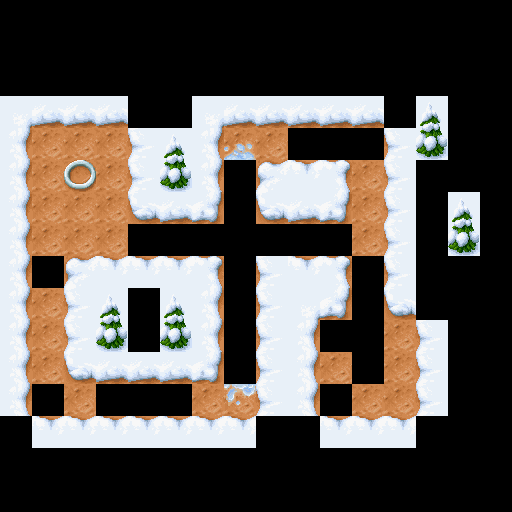

A level layout from a 2D game, rendered from its tile map. Below: a short description, then the map file with tile-grid data replaced by summaries:
An orthogonal 16x16 tile map with 32x32 px tiles, 2 tile layers (Wall, Ground) and 28 objects (10x Star, 6x Ice, 5x Mirror, 2x Trap, Start, ...).

<map version="1.10" tiledversion="1.10.2" orientation="orthogonal" renderorder="right-down" width="16" height="16" tilewidth="32" tileheight="32" infinite="0" nextlayerid="119" nextobjectid="414">
 <tileset firstgid="1" name="tileset" tilewidth="32" tileheight="32" tilecount="64" columns="8">
  <image source="tileset.png" width="256" height="256" />
 </tileset>
 <layer id="108" name="Wall" width="16" height="16" tintcolor="#aa0000">
  <data>[256 cells, 74 non-empty, 8 distinct tile ids]</data>
 </layer>
 <layer id="109" name="Ground" width="16" height="16">
  <data>[256 cells, 41 non-empty, 7 distinct tile ids]</data>
 </layer>
 <objectgroup id="118" name="Camera">
  <object id="409" name="Start" x="80" y="176">
   <point />
  </object>
 </objectgroup>
 <objectgroup id="117" name="Finish">
  <object id="408" name="Finish" gid="45" x="352" y="384" width="32" height="32" />
 </objectgroup>
 <objectgroup id="115" name="Rotate">
  <object id="402" name="2_Rotate" gid="30" x="224" y="256" width="32" height="32">
   <properties>
    <property name="CollisionType" value="Passive" />
    <property name="state" value="Y" />
   </properties>
  </object>
 </objectgroup>
 <objectgroup id="116" name="Diamonds">
  <object id="406" name="Diamond" gid="50" x="352" y="288" width="32" height="32">
   <properties>
    <property name="CollisionType" value="Passive" />
    <property name="LaserDir" value="3" />
   </properties>
  </object>
 </objectgroup>
 <objectgroup id="114" name="Cubes">
  <object id="401" name="Cube" gid="60" x="352" y="320" width="32" height="32" />
 </objectgroup>
 <objectgroup id="110" name="Stars">
  <object id="381" name="Star" gid="20" x="288" y="160" width="32" height="32">
   <properties>
    <property name="CollisionType" value="Passive" />
   </properties>
  </object>
  <object id="382" name="Star" gid="20" x="320" y="160" width="32" height="32">
   <properties>
    <property name="CollisionType" value="Passive" />
   </properties>
  </object>
  <object id="383" name="Star" gid="20" x="352" y="160" width="32" height="32">
   <properties>
    <property name="CollisionType" value="Passive" />
   </properties>
  </object>
  <object id="384" name="Star" gid="20" x="320" y="256" width="32" height="32">
   <properties>
    <property name="CollisionType" value="Passive" />
   </properties>
  </object>
  <object id="385" name="Star" gid="20" x="256" y="256" width="32" height="32">
   <properties>
    <property name="CollisionType" value="Passive" />
   </properties>
  </object>
  <object id="386" name="Star" gid="20" x="192" y="256" width="32" height="32">
   <properties>
    <property name="CollisionType" value="Passive" />
   </properties>
  </object>
  <object id="387" name="Star" gid="20" x="128" y="256" width="32" height="32">
   <properties>
    <property name="CollisionType" value="Passive" />
   </properties>
  </object>
  <object id="392" name="Star" gid="20" x="96" y="416" width="32" height="32">
   <properties>
    <property name="CollisionType" value="Passive" />
   </properties>
  </object>
  <object id="393" name="Star" gid="20" x="128" y="416" width="32" height="32">
   <properties>
    <property name="CollisionType" value="Passive" />
   </properties>
  </object>
  <object id="394" name="Star" gid="20" x="160" y="416" width="32" height="32">
   <properties>
    <property name="CollisionType" value="Passive" />
   </properties>
  </object>
 </objectgroup>
 <objectgroup id="113" name="Ice">
  <object id="395" name="Ice" gid="39" x="224" y="192" width="32" height="32">
   <properties>
    <property name="CollisionType" value="Passive" />
   </properties>
  </object>
  <object id="396" name="Ice" gid="39" x="224" y="224" width="32" height="32">
   <properties>
    <property name="CollisionType" value="Passive" />
   </properties>
  </object>
  <object id="397" name="Ice" gid="39" x="224" y="288" width="32" height="32">
   <properties>
    <property name="CollisionType" value="Passive" />
   </properties>
  </object>
  <object id="398" name="Ice" gid="39" x="224" y="320" width="32" height="32">
   <properties>
    <property name="CollisionType" value="Passive" />
   </properties>
  </object>
  <object id="399" name="Ice" gid="39" x="224" y="352" width="32" height="32">
   <properties>
    <property name="CollisionType" value="Passive" />
   </properties>
  </object>
  <object id="400" name="Ice" gid="39" x="224" y="384" width="32" height="32">
   <properties>
    <property name="CollisionType" value="Passive" />
   </properties>
  </object>
 </objectgroup>
 <objectgroup id="111" name="Traps">
  <object id="388" name="Trap" gid="31" x="288" y="256" width="32" height="32">
   <properties>
    <property name="CollisionType" value="Passive" />
   </properties>
  </object>
  <object id="389" name="Trap" gid="31" x="160" y="256" width="32" height="32">
   <properties>
    <property name="CollisionType" value="Passive" />
   </properties>
  </object>
 </objectgroup>
 <objectgroup id="112" name="Mirrors">
  <object id="390" name="Mirror" gid="47" x="32" y="288" width="32" height="32">
   <properties>
    <property name="CollisionType" value="Passive" />
    <property name="state" value="2" />
   </properties>
  </object>
  <object id="391" name="Mirror" gid="46" x="32" y="416" width="32" height="32">
   <properties>
    <property name="CollisionType" value="Passive" />
    <property name="state" value="1" />
   </properties>
  </object>
  <object id="411" name="Mirror" gid="48" x="320" y="416" width="32" height="32">
   <properties>
    <property name="CollisionType" value="Passive" />
    <property name="state" value="3" />
   </properties>
  </object>
  <object id="412" name="Mirror" gid="48" x="352" y="352" width="32" height="32">
   <properties>
    <property name="CollisionType" value="Passive" />
    <property name="state" value="3" />
   </properties>
  </object>
  <object id="413" name="Mirror" gid="46" x="320" y="352" width="32" height="32">
   <properties>
    <property name="CollisionType" value="Passive" />
    <property name="state" value="1" />
   </properties>
  </object>
 </objectgroup>
</map>
